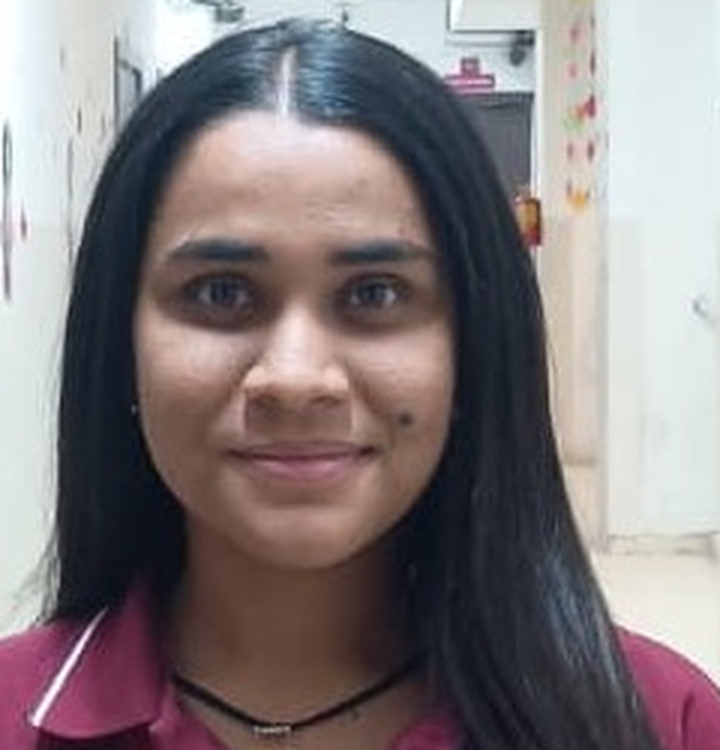
#> input picture me.jpg, 720 x 750 px
$ python build_card.py
#> lines starting #> are read from the running program, lines starting #| are printed output that depends on the picture
#!/usr/bin/env python3
"""
build_card.py  ->  dark_mode.svg + light_mode.svg
Neofetch-style profile card: your photo as ASCII on the left, "about me" on the right.

Run locally:   pip install pillow  &&  python build_card.py
Needs:         me.jpg (the face crop used for the ASCII portrait)
The daily GitHub Action re-runs this, so the "Uptime" line stays current.
"""
import calendar
from datetime import date
from html import escape

from PIL import Image, ImageChops, ImageFilter, ImageOps

# ═══════════════════════ EDIT THIS SECTION ═══════════════════════
PHOTO = "me.jpg"
BIRTH = date(2007, 6, 26)     # drives the live "Uptime" line
COLS = 100                    # ASCII width. Higher = more detail, bigger file

# ("head", "text")           -> name line
# ("title", "Section name")  -> a section divider
# ("kv", "Key", "Value")     -> a line with dotted leader
# ("blank",)                 -> empty line
# Placeholder: {uptime}
INFO = [
    ("head", "Nirjala Sharma"),
    ("kv", "Uptime", "{uptime}"),
    ("kv", "Host", "India"),
    ("kv", "Kernel", "B.Tech CSE (AI/ML), Batch of 2028"),
    ("kv", "IDE", "VS Code, Android Studio, AntiGravity"),
    ("blank",),
    ("kv", "Languages.Code", "Python, Java, C++, C, TypeScript, SQL"),
    ("kv", "Languages.Human", "English, Hindi"),
    ("blank",),
    ("kv", "Interests.Tech", "ML systems, Digital Forensics, FastAPI + React"),
    ("kv", "Interests.Life", "Debate, Anchoring, Creative writing"),
    ("kv", "Currently", "Going deeper into MLOps + backend"),
    ("blank",),
    ("title", "Contact"),
    ("kv", "Email", "nirjalasharmawork@gmail.com"),
    ("kv", "LinkedIn", "nirjala-sharma-9b808a330"),
    ("kv", "Location", "Pune, India"),
]
# ═════════════════════════════════════════════════════════════════

LINE_W = 62                   # chars per info line (leader dots fill the gap)
ART_FS, ART_LH = 6, 7         # ASCII font size / line height
INFO_FS, INFO_LH = 13, 19
ART_X, INFO_X = 28, 440
RAMP = " .,:;i1tfLCG08@"       # light -> dense

THEMES = {
    "dark":  dict(bg="#0d1117", bar="#161b22", art="#8b949e", key="#ffa657",
                  dim="#484f58", val="#a5d6ff", text="#c9d1d9", head="#7ee787"),
    "light": dict(bg="#ffffff", bar="#f6f8fa", art="#57606a", key="#bc4c00",
                  dim="#afb8c1", val="#0550ae", text="#24292f", head="#1a7f37"),
}


def ascii_art(path, cols):
#> called with path = 'me.jpg', cols = 100
    im = Image.open(path).convert("L")
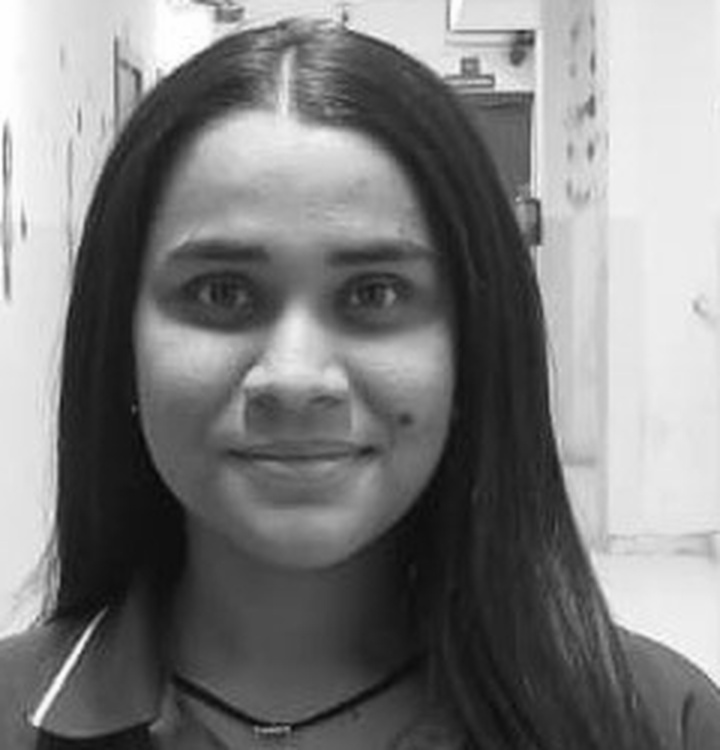
#> im: PIL image 720x750 L; min 7, max 255, mean 126
    im = ImageOps.autocontrast(im, cutoff=2)
    im = im.filter(ImageFilter.UnsharpMask(radius=3, percent=300, threshold=2))   # crisp up a blurry photo
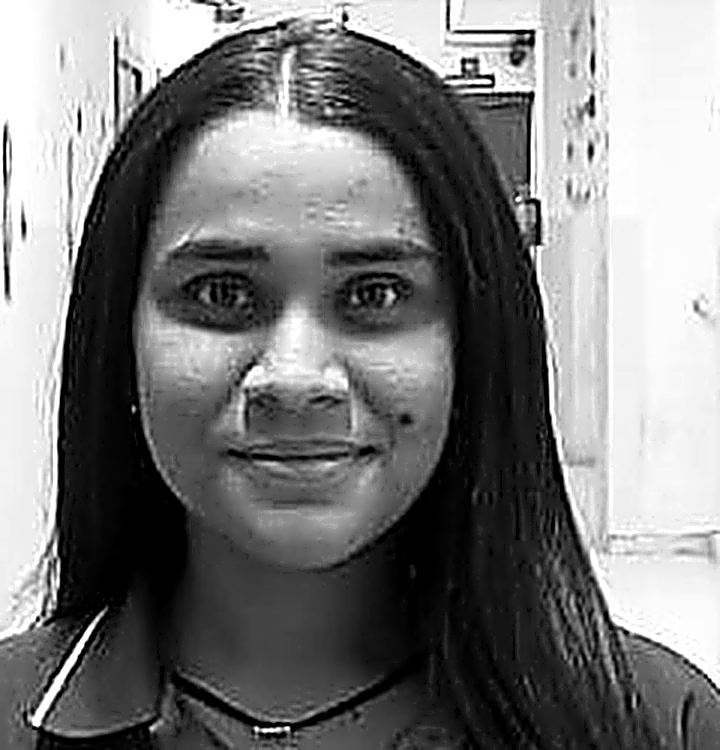
#> im: PIL image 720x750 L; min 0, max 255, mean 123
    im = Image.blend(im, ImageOps.equalize(im), 0.6)                               # spread tones so skin shading shows
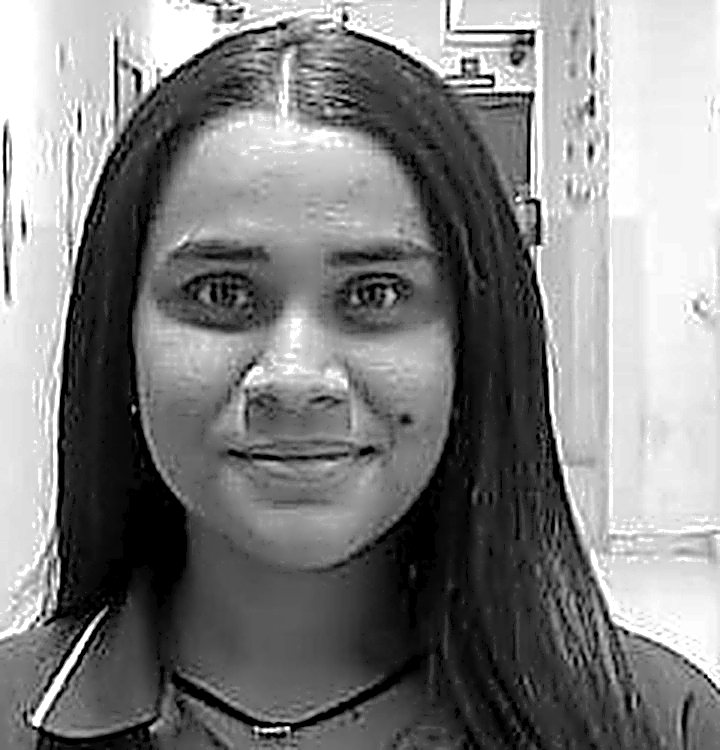
#> im: PIL image 720x750 L; min 0, max 255, mean 128.6
    # darkness map: hair/eyes/shadows -> dense chars, bright wall -> empty
    dark = ImageOps.invert(im).point(lambda p: int(255 * (p / 255) ** 0.9))
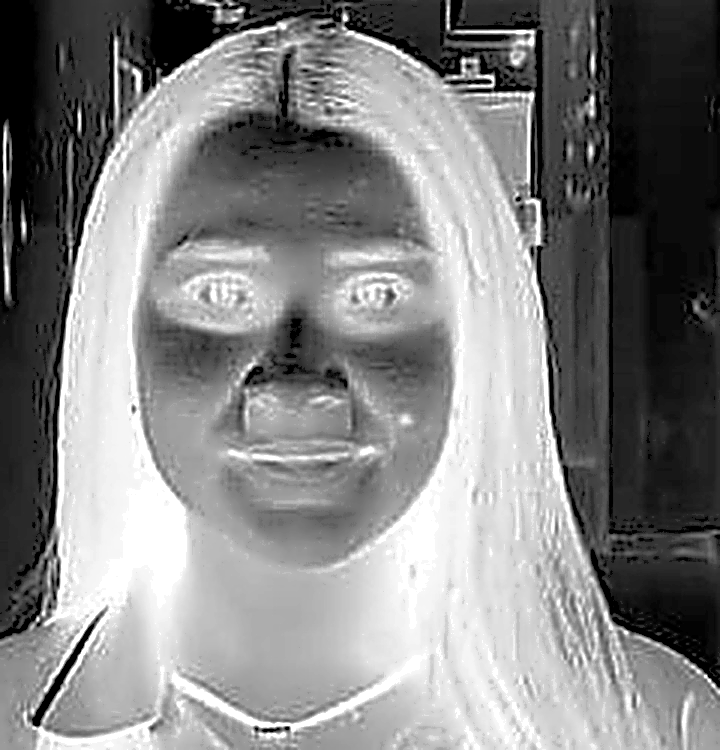
#> dark: PIL image 720x750 L; min 0, max 255, mean 131.7
    edges = ImageOps.autocontrast(im.filter(ImageFilter.GaussianBlur(1)).filter(ImageFilter.FIND_EDGES), cutoff=3)
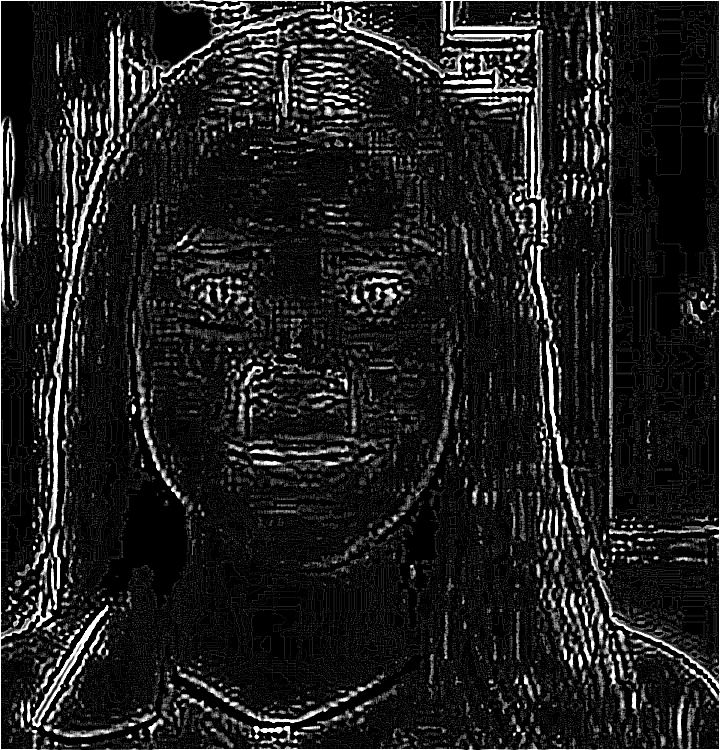
#> edges: PIL image 720x750 L; min 0, max 255, mean 30.2
    edges = edges.point(lambda p: int(p * 1.0))           # eyes, brows, nose, mouth, jaw
    im = ImageOps.invert(ImageChops.lighter(dark, edges))
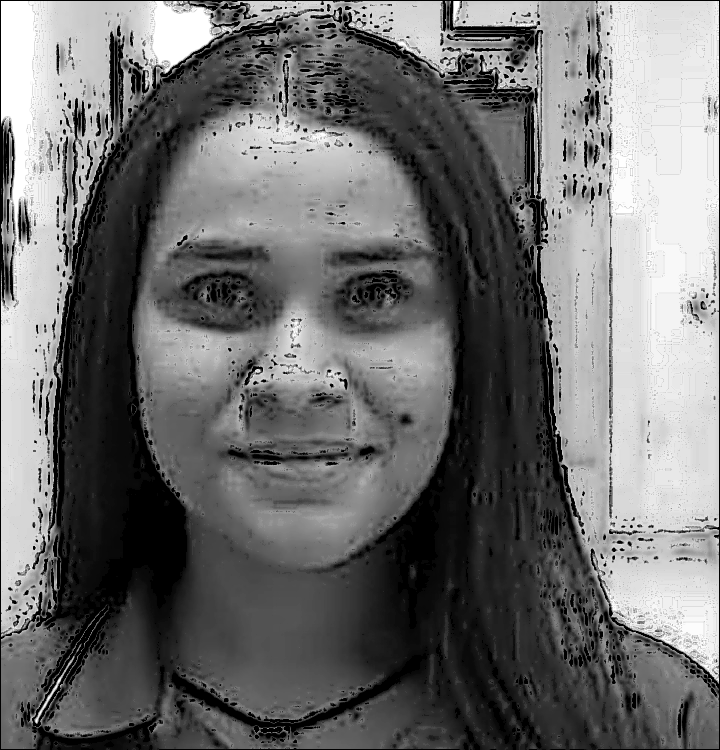
#> im: PIL image 720x750 L; min 0, max 255, mean 110.8
    w, h = im.size
#> w = 720; h = 750
    rows = max(1, int(cols * h / w * 0.5))      # chars are ~2x taller than wide
#> rows = 52
    im = im.resize((cols, rows))
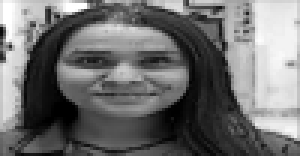
#> im: PIL image 100x52 L (shown 3 times larger); min 0, max 255, mean 111.1
    px = im.load()
    lines = []
    for y in range(rows):
        row = ""
        for x in range(cols):
            v = 255 - px[x, y]   # dark areas (hair, eyes, shadows) = dense chars; light wall = empty
            row += RAMP[int(v / 255 * (len(RAMP) - 1))]
        lines.append(row.rstrip())
#> after the loop, lines = 52 items
    return lines


def uptime(born):
    t = date.today()
    y, m, d = t.year - born.year, t.month - born.month, t.day - born.day
    if d < 0:
        m -= 1
        prev_month = t.month - 1 or 12
        prev_year = t.year if t.month > 1 else t.year - 1
        d += calendar.monthrange(prev_year, prev_month)[1]
    if m < 0:
        y -= 1
        m += 12
    return f"{y} years, {m} months, {d} days"


def build(theme_name, vals):
    c = THEMES[theme_name]
    art = ascii_art(PHOTO, COLS)
#> art = 52 items
    height = max(len(art) * ART_LH, len(INFO) * INFO_LH) + 80
#> height = 444
    width = 1000
    o = [
        f'<svg xmlns="http://www.w3.org/2000/svg" width="{width}" height="{height}" viewBox="0 0 {width} {height}">',
        f'<rect width="{width}" height="{height}" rx="12" fill="{c["bg"]}"/>',
        f'<path d="M0 12a12 12 0 0 1 12-12h{width-24}a12 12 0 0 1 12 12v22H0z" fill="{c["bar"]}"/>',
        '<circle cx="22" cy="17" r="6" fill="#ff5f56"/><circle cx="42" cy="17" r="6" fill="#ffbd2e"/><circle cx="62" cy="17" r="6" fill="#27c93f"/>',
        f'<text x="{width//2}" y="22" fill="{c["dim"]}" font-size="12" text-anchor="middle" '
        f'font-family="ui-monospace,Consolas,monospace">Nirjala Sharma ~ README.md</text>',
        '<g font-family="ui-monospace,SFMono-Regular,Consolas,\'Liberation Mono\',Menlo,monospace" xml:space="preserve">',
    ]
    # ASCII portrait
    o.append(f'<g font-size="{ART_FS}" fill="{c["art"]}">')
    for i, line in enumerate(art):
        o.append(f'<text x="{ART_X}" y="{62 + i * ART_LH}">{escape(line)}</text>')
#> this loop made 52 passes
#> after the loop, o = 59 items
    o.append("</g>")
    # Info panel
    o.append(f'<g font-size="{INFO_FS}">')
    for i, item in enumerate(INFO):
        y = 62 + i * INFO_LH
        kind = item[0]
        if kind == "head":
            o.append(f'<text x="{INFO_X}" y="{y}" fill="{c["head"]}" font-weight="bold">{escape(item[1])}</text>')
        elif kind == "title":
            name = item[1]
            rule = "-" * (LINE_W - len(name) - 4)
            o.append(f'<text x="{INFO_X}" y="{y}" fill="{c["text"]}">- {escape(name)} '
                     f'<tspan fill="{c["dim"]}">{rule}-</tspan></text>')
        elif kind == "kv":
            key, val = item[1], item[2].format(**vals)
            dots = "." * max(2, LINE_W - len(key) - len(val) - 2)
            o.append(
                f'<text x="{INFO_X}" y="{y}"><tspan fill="{c["key"]}">{escape(key)}</tspan>'
                f'<tspan fill="{c["dim"]}">: {dots} </tspan><tspan fill="{c["val"]}">{escape(val)}</tspan></text>'
            )
#> after the loop, o = 75 items
    o.append("</g></g></svg>")
    with open(f"{theme_name}_mode.svg", "w", encoding="utf-8") as f:
        f.write("\n".join(o))
    print(f"wrote {theme_name}_mode.svg ({height}px tall)")
#| wrote dark_mode.svg (444px tall)


if __name__ == "__main__":
    vals = {"uptime": uptime(BIRTH)}
    for t in THEMES:
        build(t, vals)
